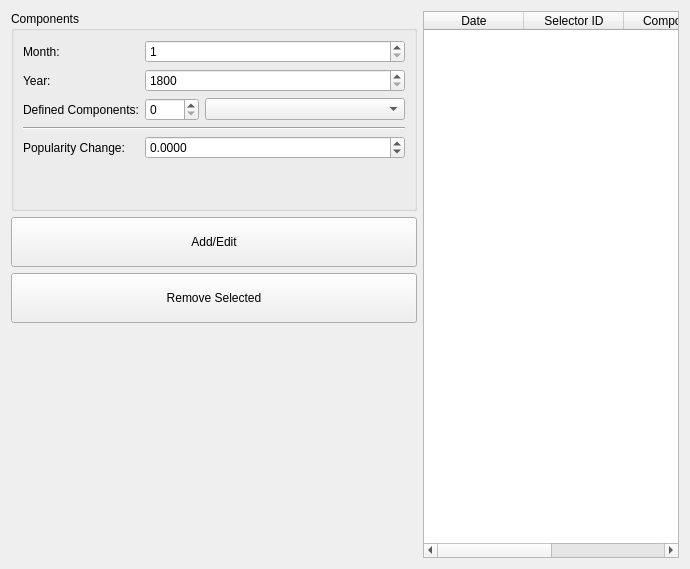
       <widget class="QWidget" name="Tab_Components">
        <attribute name="title">
         <string>Components</string>
        </attribute>
        <layout class="QGridLayout" name="gridLayout_21">
         <item row="0" column="1" rowspan="4">
          <widget class="QTableWidget" name="Table_Components">
           <property name="sortingEnabled">
            <bool>true</bool>
           </property>
           <column>
            <property name="text">
             <string>Date</string>
            </property>
           </column>
           <column>
            <property name="text">
             <string>Selector ID</string>
            </property>
           </column>
           <column>
            <property name="text">
             <string>Component</string>
            </property>
           </column>
           <column>
            <property name="text">
             <string>Popularity Change</string>
            </property>
           </column>
          </widget>
         </item>
         <item row="0" column="0">
          <widget class="QGroupBox" name="groupBox_10">
           <property name="title">
            <string>Components</string>
           </property>
           <layout class="QGridLayout" name="gridLayout_20">
            <item row="6" column="0">
             <spacer name="verticalSpacer_17">
              <property name="orientation">
               <enum>Qt::Vertical</enum>
              </property>
              <property name="sizeHint" stdset="0">
               <size>
                <width>20</width>
                <height>40</height>
               </size>
              </property>
             </spacer>
            </item>
            <item row="1" column="1">
             <widget class="QSpinBox" name="Spin_Components_Year">
              <property name="minimum">
               <number>1800</number>
              </property>
              <property name="maximum">
               <number>9999</number>
              </property>
             </widget>
            </item>
            <item row="1" column="0">
             <widget class="QLabel" name="label_34">
              <property name="text">
               <string>Year:</string>
              </property>
             </widget>
            </item>
            <item row="0" column="0">
             <widget class="QLabel" name="label_32">
              <property name="text">
               <string>Month:</string>
              </property>
             </widget>
            </item>
            <item row="0" column="1">
             <widget class="QSpinBox" name="Spin_Components_Month">
              <property name="minimum">
               <number>1</number>
              </property>
              <property name="maximum">
               <number>12</number>
              </property>
             </widget>
            </item>
            <item row="2" column="1">
             <layout class="QHBoxLayout" name="horizontalLayout_4">
              <item>
               <widget class="QSpinBox" name="Spin_Components_SelectorIndex">
                <property name="maximum">
                 <number>9999</number>
                </property>
               </widget>
              </item>
              <item>
               <widget class="QComboBox" name="Combo_Components_PredefinedSelector">
                <property name="minimumSize">
                 <size>
                  <width>200</width>
                  <height>0</height>
                 </size>
                </property>
               </widget>
              </item>
             </layout>
            </item>
            <item row="2" column="0">
             <widget class="QLabel" name="label_33">
              <property name="text">
               <string>Defined Components:</string>
              </property>
             </widget>
            </item>
            <item row="4" column="0" colspan="2">
             <widget class="Line" name="line">
              <property name="orientation">
               <enum>Qt::Horizontal</enum>
              </property>
             </widget>
            </item>
            <item row="5" column="1">
             <widget class="QDoubleSpinBox" name="Spin_Components_PopChange">
              <property name="decimals">
               <number>4</number>
              </property>
              <property name="minimum">
               <double>-99.000000000000000</double>
              </property>
              <property name="singleStep">
               <double>0.010000000000000</double>
              </property>
             </widget>
            </item>
            <item row="5" column="0">
             <widget class="QLabel" name="label_39">
              <property name="text">
               <string>Popularity Change:</string>
              </property>
             </widget>
            </item>
           </layout>
          </widget>
         </item>
         <item row="3" column="0">
          <spacer name="verticalSpacer_18">
           <property name="orientation">
            <enum>Qt::Vertical</enum>
           </property>
           <property name="sizeHint" stdset="0">
            <size>
             <width>20</width>
             <height>235</height>
            </size>
           </property>
          </spacer>
         </item>
         <item row="2" column="0">
          <widget class="QPushButton" name="Button_Components_Remove">
           <property name="minimumSize">
            <size>
             <width>0</width>
             <height>50</height>
            </size>
           </property>
           <property name="text">
            <string>Remove Selected</string>
           </property>
          </widget>
         </item>
         <item row="1" column="0">
          <widget class="QPushButton" name="Button_Components_AddEdit">
           <property name="minimumSize">
            <size>
             <width>0</width>
             <height>50</height>
            </size>
           </property>
           <property name="text">
            <string>Add/Edit</string>
           </property>
          </widget>
         </item>
        </layout>
       </widget>
